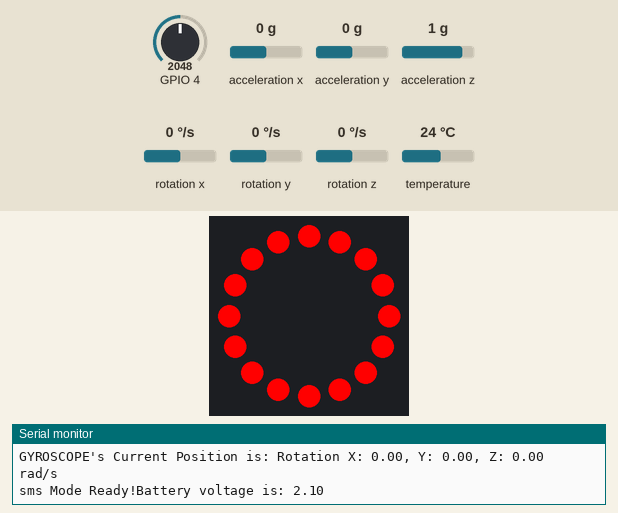
A sketch run on a simulated ESP32. On the bench: 16 RGB LEDs in a ring, first at the top, clockwise, the last lines printed to the serial monitor. The inputs (shaded band) are chosen by the test bench; at power-on: GPIO 4 = 2048, acceleration x 0 g, acceleration y 0 g, acceleration z 1 g, rotation x 0 °/s, rotation y 0 °/s, rotation z 0 °/s, temperature 24 °C. The modem accepts every AT command (registered, SIM ready, sends succeed) and sends nothing else.

Above: at 8.1 s.
8.2 s: GPIO 4 set to 3076
11.2 s: GPIO 4 set to 3161
At 11.7 s:
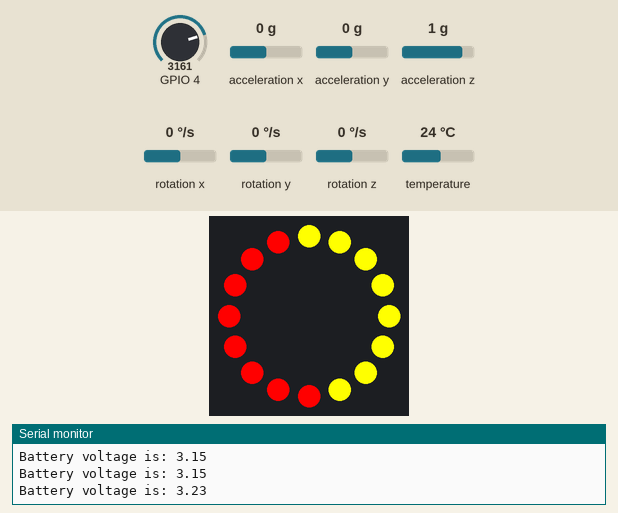
12.7 s: GPIO 4 set to 3254
15.5 s: GPIO 4 set to 3383
At 16.2 s:
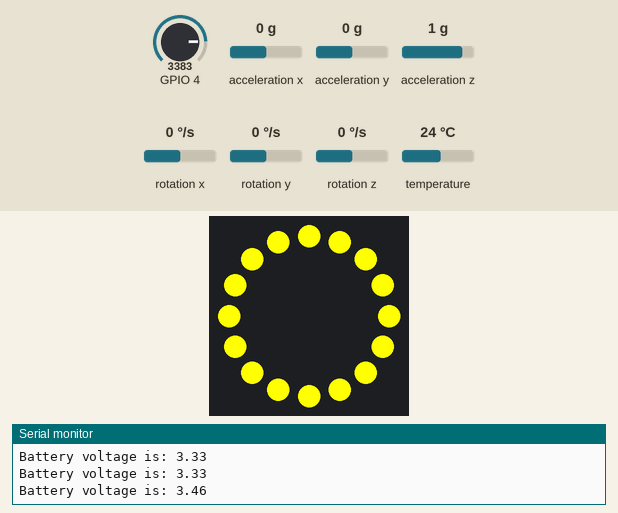
17.0 s: GPIO 4 set to 3642
19.8 s: GPIO 4 set to 3760
At 20.6 s:
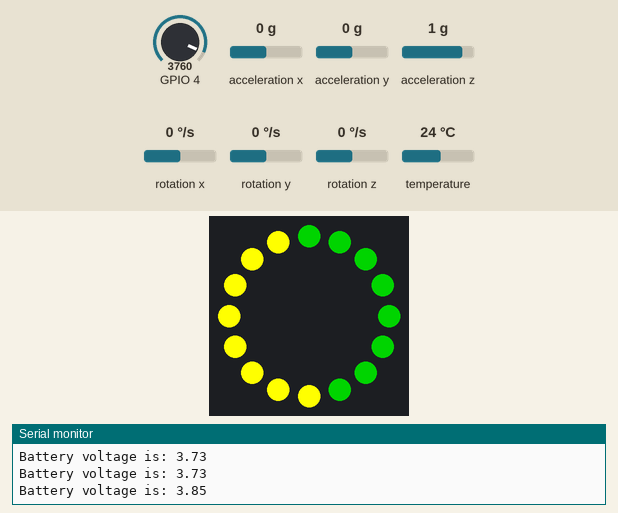
Timing chart, 0 to 22.3 s (numbered marks = the images above; inputs shaded):
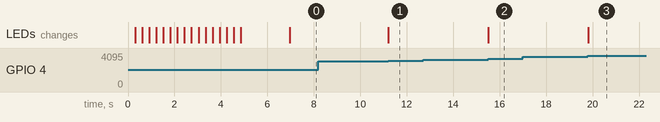

Measured:
- the behaviour switches between 3127 and 3128 on GPIO 4 (found by bisection; images 0 and 1)
- the behaviour switches between 3322 and 3323 on GPIO 4 (found by bisection; images 1 and 2)
- the behaviour switches between 3713 and 3714 on GPIO 4 (found by bisection; images 2 and 3)
- after the input at 11.2 s, the LEDs: change at once (image 1)
- after the input at 15.5 s, the LEDs: change at once (image 2)
- after the input at 19.8 s, the LEDs: change at once (image 3)

The sketch:

Trap_software_test.ino
```cpp
#include <Adafruit_MPU6050.h>
#include <Adafruit_Sensor.h>
#include <Wire.h>
#include <FastLED.h>
#include <HardwareSerial.h>

Adafruit_MPU6050 mpu;
HardwareSerial gsmserial(1);
String smsStatus, senderNumber, receivedDate, msg, gsm = "";

//pins for led ring,
#define NUM_LEDS 16 // number of leds change according to your led ring
#define LED_RING_PIN 3
CRGB leds[NUM_LEDS];
//pins for sim800l
int rx = 13; // esp rx
int tx = 12; // esp tx
// pins for SDA and SCL of MPU are 21 and 22 respectively on ESP32-WROOM just connect them there
int vd_level = 0 ;
float vd_voltage = 0;
float battery_voltage = 0;
float x_previous = 0;
float y_previous = 0;
float z_previous = 0;
float x_current = 0;
float y_current = 0;
float z_current = 0;
int pos_flag;
int battery_flag1;
int battery_flag2;
int battery_flag3;
int battery_flag4;
int battery_flag5;
String phone_number = "+923325032468"; //enter phone number here with the country code


void setup()
{
  Serial.begin(115200);
  gsmserial.begin(9600, SERIAL_8N1, rx, tx);// tx of sim module in pin 13 of esp and rx of sim module to pin 12 of esp
  while (!Serial)
    delay(10); // will pause Zero, Leonardo, etc until serial console opens

  Serial.println("Adafruit MPU6050 test!");

  // Try to initialize!
  if (!mpu.begin()) {
    Serial.println("Failed to find MPU6050 chip");
    while (1) {
      delay(10);
    }
  }
  Serial.println("MPU6050 Found!");


  mpu.setGyroRange(MPU6050_RANGE_500_DEG);
  Serial.print("Gyro range set to: ");
  switch (mpu.getGyroRange()) {
    case MPU6050_RANGE_250_DEG:
      Serial.println("+- 250 deg/s");
      break;
    case MPU6050_RANGE_500_DEG:
      Serial.println("+- 500 deg/s");
      break;
    case MPU6050_RANGE_1000_DEG:
      Serial.println("+- 1000 deg/s");
      break;
    case MPU6050_RANGE_2000_DEG:
      Serial.println("+- 2000 deg/s");
      break;
  }

  mpu.setFilterBandwidth(MPU6050_BAND_21_HZ);
  Serial.print("Filter bandwidth set to: ");
  switch (mpu.getFilterBandwidth()) {
    case MPU6050_BAND_260_HZ:
      Serial.println("260 Hz");
      break;
    case MPU6050_BAND_184_HZ:
      Serial.println("184 Hz");
      break;
    case MPU6050_BAND_94_HZ:
      Serial.println("94 Hz");
      break;
    case MPU6050_BAND_44_HZ:
      Serial.println("44 Hz");
      break;
    case MPU6050_BAND_21_HZ:
      Serial.println("21 Hz");
      break;
    case MPU6050_BAND_10_HZ:
      Serial.println("10 Hz");
      break;
    case MPU6050_BAND_5_HZ:
      Serial.println("5 Hz");
      break;
  }

  Serial.print("led ring being tested!");
  FastLED.addLeds<WS2812, LED_RING_PIN, GRB>(leds, NUM_LEDS);
  for (int i = 0; i < NUM_LEDS; i++) {
    // Set the i'th led to red
    leds[i] = CHSV(1, 255, 255);
    // Show the leds
    FastLED.show();
    delay(300);
    // now that we've shown the leds, reset the i'th led to black
    leds[i] = CRGB::Black;
    FastLED.show();

    // Wait a little bit before we loop around and do it again
  }

  Serial.println("");
  delay(100);
  sensors_event_t a, g, temp;
  mpu.getEvent(&a, &g, &temp);
  Serial.print("GYROSCOPE's Current Position is: ");
  Serial.print("Rotation X: ");
  Serial.print(g.gyro.x);
  Serial.print(", Y: ");
  Serial.print(g.gyro.y);
  Serial.print(", Z: ");
  Serial.print(g.gyro.z);
  Serial.println(" rad/s");
  x_previous = g.gyro.x;
  y_previous = g.gyro.y;
  z_previous = g.gyro.z;
  Serial.println("");
  gsmserial.print("AT+CMGF=1\r");
  Serial.print("sms Mode Ready!");
  delay(2000);


}

void loop()
{
  vd_level = analogRead(4);
  vd_voltage = float(3.3 / 4096) * vd_level;
  battery_voltage = float((vd_voltage * (2700 + 10000)) / 10000);
  Serial.print("Battery voltage is: ");
  Serial.println(battery_voltage, 2);

  sensors_event_t a, g, temp;
  mpu.getEvent(&a, &g, &temp);
  x_current = g.gyro.x;
  y_current = g.gyro.y;
  z_current = g.gyro.z;


  if ((abs(x_current - x_previous) >= 0.01 || abs(y_current - y_previous ) >= 0.01) || abs(z_current - z_previous) >= 0.01  )
  {

    Serial.println("GYROSCOPES Angle has changed!");
    delay(3000);
  }

  if (battery_voltage >= 4.0 && battery_voltage <= 4.2)
  {

    leds[0] = CRGB::Green;
    leds[1] = CRGB::Green;
    leds[2] = CRGB::Green;
    leds[3] = CRGB::Green;
    leds[4] = CRGB::Green;
    leds[5] = CRGB::Green;
    leds[6] = CRGB::Green;
    leds[7] = CRGB::Green;
    leds[8] = CRGB::Green;
    leds[9] = CRGB::Green;
    leds[10] = CRGB::Green;
    leds[11] = CRGB::Green;
    leds[12] = CRGB::Green;
    leds[13] = CRGB::Green;
    leds[14] = CRGB::Green;
    leds[15] = CRGB::Green;
    FastLED.show();
    if ( battery_flag1 == 0)
    {
      battery_flag1 = 1;
      String msg_1 = String(battery_voltage);
      Send_message("Battery voltage is: " + msg_1, phone_number);
      Serial.print("msg 1 sent");
    }

  }


  if (battery_voltage <= 3.9 && battery_voltage >= 3.8)
  {

    leds[0] = CRGB::Green;
    leds[1] = CRGB::Green;
    leds[2] = CRGB::Green;
    leds[3] = CRGB::Green;
    leds[4] = CRGB::Green;
    leds[5] = CRGB::Green;
    leds[6] = CRGB::Green;
    leds[7] = CRGB::Green;
    leds[8] = CRGB::Yellow;
    leds[9] = CRGB::Yellow;
    leds[10] = CRGB::Yellow;
    leds[11] = CRGB::Yellow;
    leds[12] = CRGB::Yellow;
    leds[13] = CRGB::Yellow;
    leds[14] = CRGB::Yellow;
    leds[15] = CRGB::Yellow;
    FastLED.show();
    if (battery_flag2 == 0)
    {
      battery_flag2 = 1;
      String msg_2 = String(battery_voltage);
      Send_message("Battery voltage is: " + msg_2, phone_number);
    }
  }


  if (battery_voltage >= 3.4 && battery_voltage <= 3.7)
  {

    leds[0] = CRGB::Yellow;
    leds[1] = CRGB::Yellow;
    leds[2] = CRGB::Yellow;
    leds[3] = CRGB::Yellow;
    leds[4] = CRGB::Yellow;
    leds[5] = CRGB::Yellow;
    leds[6] = CRGB::Yellow;
    leds[7] = CRGB::Yellow;
    leds[8] = CRGB::Yellow;
    leds[9] = CRGB::Yellow;
    leds[10] = CRGB::Yellow;
    leds[11] = CRGB::Yellow;
    leds[12] = CRGB::Yellow;
    leds[13] = CRGB::Yellow;
    leds[14] = CRGB::Yellow;
    leds[15] = CRGB::Yellow;
    FastLED.show();
    if (battery_flag3 == 0)
    {
      battery_flag3 = 1;
      String msg_3 = String(battery_voltage);
      Send_message("Battery voltage is: " + msg_3, phone_number);
    }
  }
  if (battery_voltage >= 3.2 && battery_voltage <= 3.3)
  {

    leds[0] = CRGB::Yellow;
    leds[1] = CRGB::Yellow;
    leds[2] = CRGB::Yellow;
    leds[3] = CRGB::Yellow;
    leds[4] = CRGB::Yellow;
    leds[5] = CRGB::Yellow;
    leds[6] = CRGB::Yellow;
    leds[7] = CRGB::Yellow;
    leds[8] = CRGB::Red;
    leds[9] = CRGB::Red;
    leds[10] = CRGB::Red;
    leds[11] = CRGB::Red;
    leds[12] = CRGB::Red;
    leds[13] = CRGB::Red;
    leds[14] = CRGB::Red;
    leds[15] = CRGB::Red;
    FastLED.show();
    if ( battery_flag4 == 0)
    {
      battery_flag4 = 1;
      String msg_4 = String(battery_voltage);
      Send_message("Battery voltage is: " + msg_4, phone_number);
    }
  }


  if (battery_voltage <= 3.1)
  {

    leds[0] = CRGB::Red;
    leds[1] = CRGB::Red;
    leds[2] = CRGB::Red;
    leds[3] = CRGB::Red;
    leds[4] = CRGB::Red;
    leds[5] = CRGB::Red;
    leds[6] = CRGB::Red;
    leds[7] = CRGB::Red;
    leds[8] = CRGB::Red;
    leds[9] = CRGB::Red;
    leds[10] = CRGB::Red;
    leds[11] = CRGB::Red;
    leds[12] = CRGB::Red;
    leds[13] = CRGB::Red;
    leds[14] = CRGB::Red;
    leds[15] = CRGB::Red;
    FastLED.show();
    if (battery_flag5 == 0)
    {
      battery_flag5 = 1;
      String msg_5 = String(battery_voltage);
      Send_message("Battery voltage is: " + msg_5, phone_number);
    }
  }
}


void Send_message(String text, String number)
{
  gsmserial.print("AT+CMGF=1\r");
  delay(1000);
  gsmserial.print("AT+CMGS=\"" + number + "\"\r");
  delay(1000);
  gsmserial.print(text);
  delay(100);
  gsmserial.write(0x1A); //ascii code for ctrl-26 //gsmserial.println((char)26); //ascii code for ctrl-26
  delay(1000);
  Serial.println("SMS Sent Successfully.");
}
```
